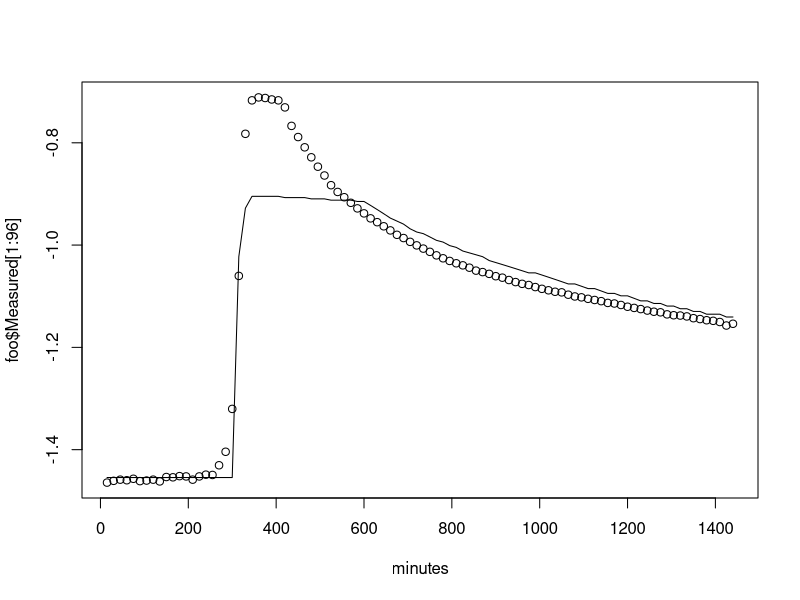

Source code (R):
foo=read.csv('to_reg1.csv')
minutes=1:96*15
x11()
plot(minutes, foo$Measured[1:96])
lines(minutes, foo$Modelled[1:96])
locator(1)
